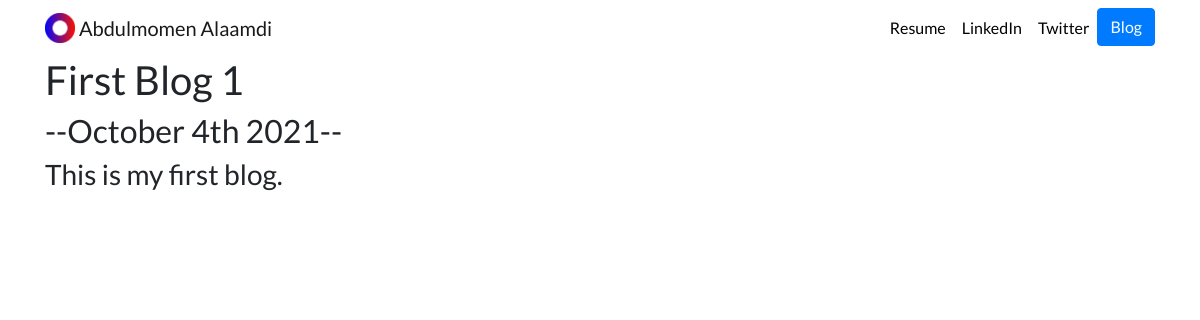
Page /blog/1/ on the committed database.
### blog/models.py (models this page shows, shortened)
class Blog(models.Model):
    title = models.CharField(max_length=200)
    description = models.TextField()
    date = models.DateField()

### blog/views.py (the view)
# urls.py: path('<int:blog_id>/', views.detail, name='detail'),
def detail(request, blog_id):
    blog = get_object_or_404(Blog, pk=blog_id)
    return render(request, 'blog/detail.html', {'blog':blog})

### blog/templates/blog/detail.html
{% extends 'portfolio/base.html' %}
{% block content %}
<h1>{{ blog.title }}</h1>
<h2>--{{ blog.date|date:'F jS Y' }}--</h2>
<h3> {{ blog.description|safe }}
{% endblock %}

### portfolio/static/portfolio/custom.css (style rules this page uses)
body { font-family: 'Lato', sans-serif; }

### rows in the picture
Blog: title "First Blog 1", date "October 4th 2021", description "This is my first blog."
